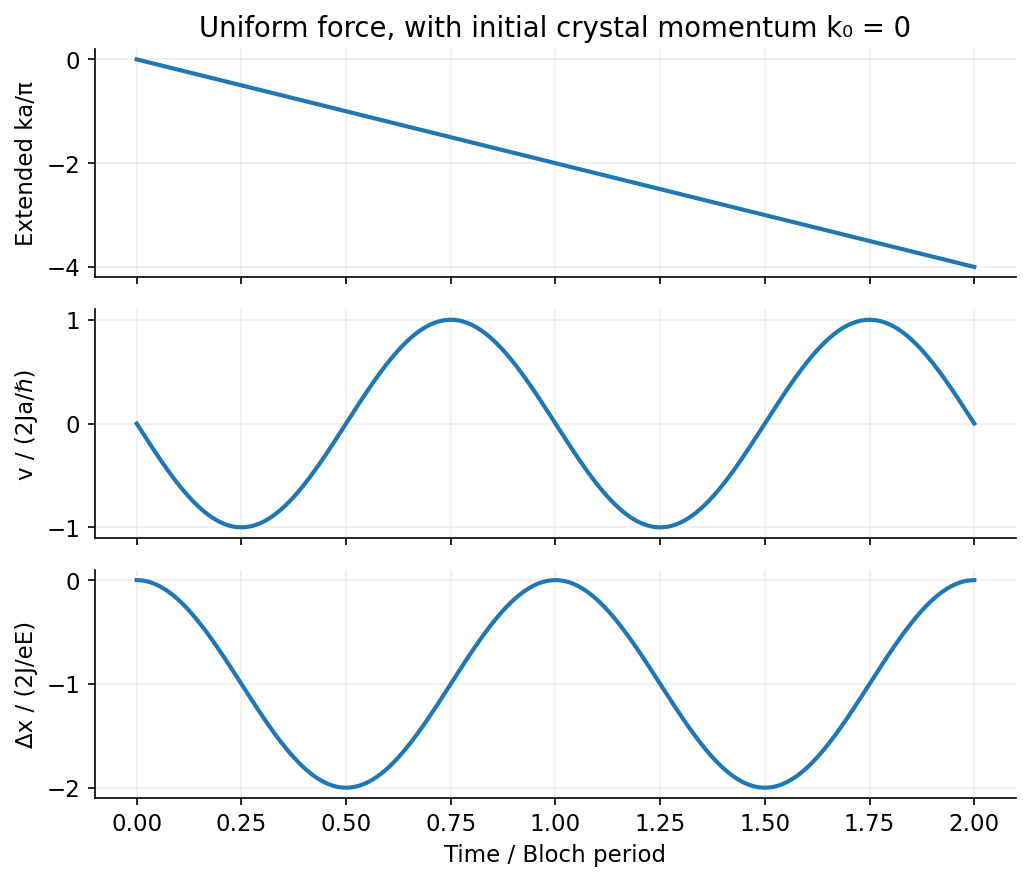

The Python source for this figure:
"""Original solution diagram; Python 3.14.4, numpy 2.3.5, matplotlib 3.10.7.
Run from the mirrored _media directory; output is a basename in cwd.
"""
from pathlib import Path
import numpy as np
import matplotlib
matplotlib.use('Agg')
import matplotlib.pyplot as plt
plt.rcParams.update({'font.size':11,'figure.facecolor':'white','axes.spines.top':False,'axes.spines.right':False})

u=np.linspace(0,2,1000);phase=2*np.pi*u;fig,axs=plt.subplots(3,1,figsize=(7,6),sharex=True);axs[0].plot(u,-phase/np.pi,lw=2);axs[0].set(ylabel='Extended ka/π',title='Uniform force, with initial crystal momentum k₀ = 0');axs[1].plot(u,-np.sin(phase),lw=2);axs[1].set(ylabel='v / (2Ja/ℏ)');axs[2].plot(u,np.cos(phase)-1,lw=2);axs[2].set(ylabel='Δx / (2J/eE)',xlabel='Time / Bloch period')
for ax in axs:ax.grid(alpha=.2)
fig.tight_layout()

fig.savefig(Path(__file__).with_suffix('.png').name,dpi=150,facecolor='white',bbox_inches='tight');plt.close(fig)
